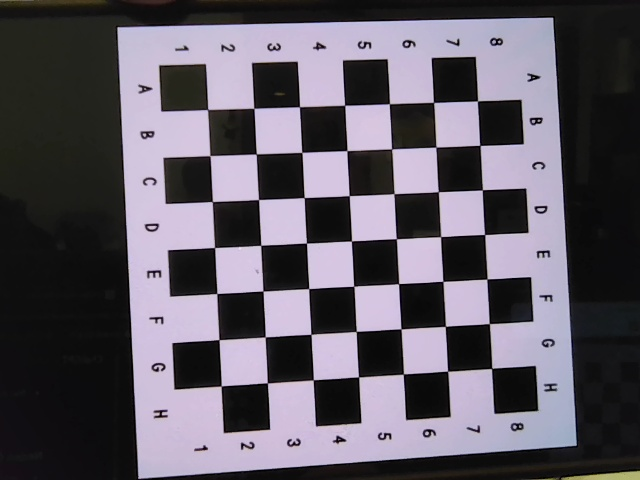
#> input picture calibration_images/img_00.jpg, 640 x 480 px; its folder holds 4 pictures in this run
$ python calibration.py
#> lines starting #> are read from the running program, lines starting #| are printed output that depends on the picture; after the words box and inside, x2 and y2 are one past the last pixel; in counts of white or black regions, pixels touching at a corner belong together
import cv2
import numpy as np
import glob

checkerboard_size = (7, 6)

objp = np.zeros((checkerboard_size[0]*checkerboard_size[1], 3), np.float32)
objp[:, :2] = np.mgrid[0:checkerboard_size[0], 0:checkerboard_size[1]].T.reshape(-1, 2)

objpoints = []
imgpoints = []

images = glob.glob('calibration_images/*.jpg')

img_shape = None

for fname in images:
    img = cv2.imread(fname)
#> img is the input picture: shape (480, 640, 3); mean B, G, R 99.4, 89.2, 94.4
    gray = cv2.cvtColor(img, cv2.COLOR_BGR2GRAY)
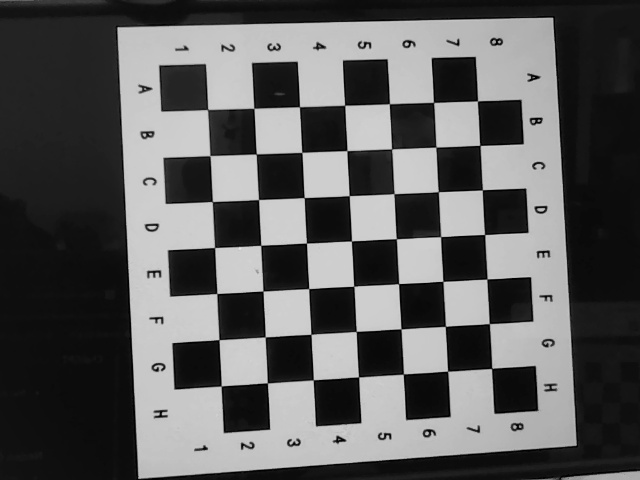
#> gray: shape (480, 640); min 0, max 231, mean 91.9

    if img_shape is None:
        img_shape = gray.shape[::-1]
#> img_shape = (640, 480)

    ret, corners = cv2.findChessboardCorners(gray, checkerboard_size, None)
#> ret = False; corners = None

    if ret:
        objpoints.append(objp)
        imgpoints.append(corners)

        cv2.drawChessboardCorners(img, checkerboard_size, corners, ret)
        cv2.imshow('img', img)
        cv2.waitKey(1000)
#> pass 2 of the loop `for fname in images:`:
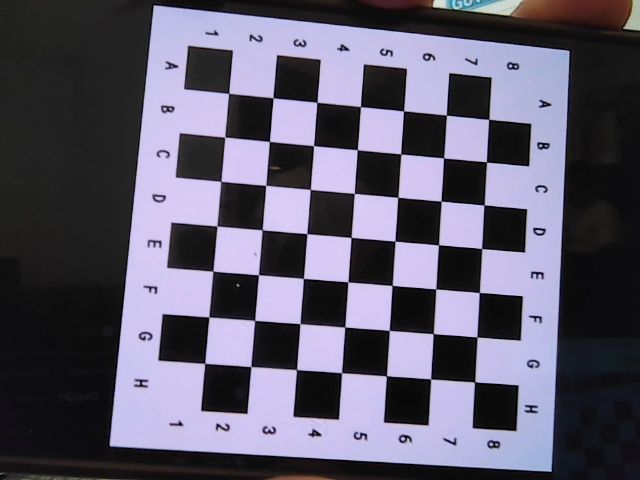
#> input picture calibration_images/img_01.jpg, 640 x 480 px
#> img is the input picture: shape (480, 640, 3); mean B, G, R 107.6, 90.2, 93.6
#> `gray = cv2.cvtColor(img, cv2.COLOR_BGR2GRAY)`:
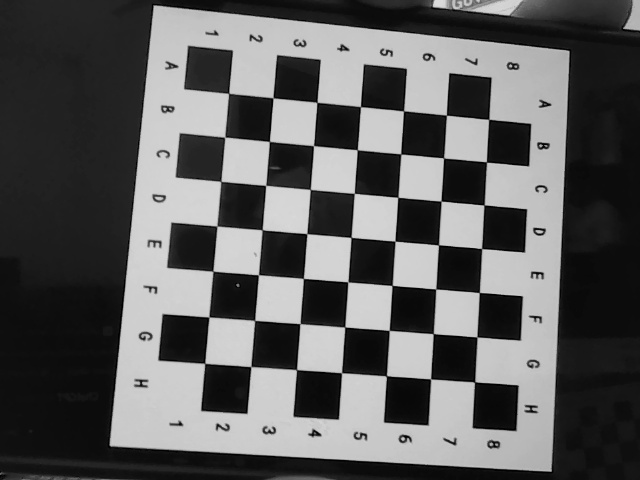
#> gray: shape (480, 640); min 0, max 221, mean 93.2
#> pass 3 of the loop `for fname in images:`:
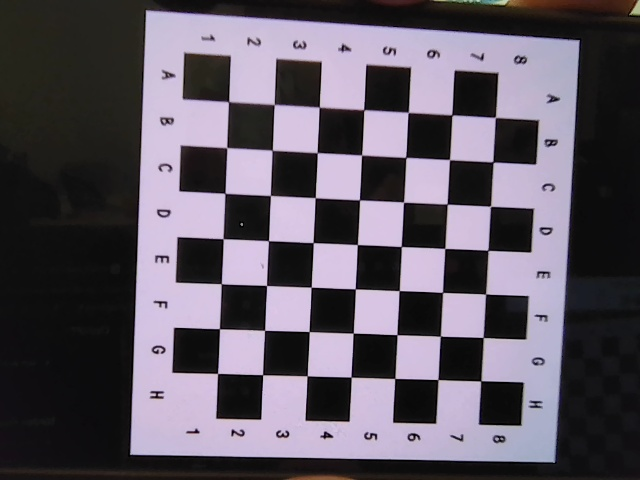
#> input picture calibration_images/img_02.jpg, 640 x 480 px
#> img is the input picture: shape (480, 640, 3); mean B, G, R 97.9, 86.8, 93.6
#> `gray = cv2.cvtColor(img, cv2.COLOR_BGR2GRAY)`:
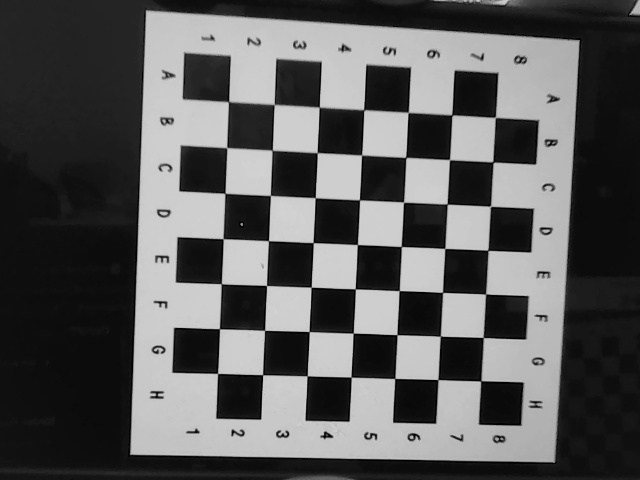
#> gray: shape (480, 640); min 0, max 213, mean 90.1
#> ret = True; corners = 42 rows, first 8: [451.8, 115.1], [450.3, 160.3], [447.4, 203.6], [444.9, 248.5], [442.2, 292.3], [440.6, 336.5], [437.9, 379.3], [408.2, 112.5]
#> `cv2.drawChessboardCorners(img, checkerboard_size, corners, ret)`:
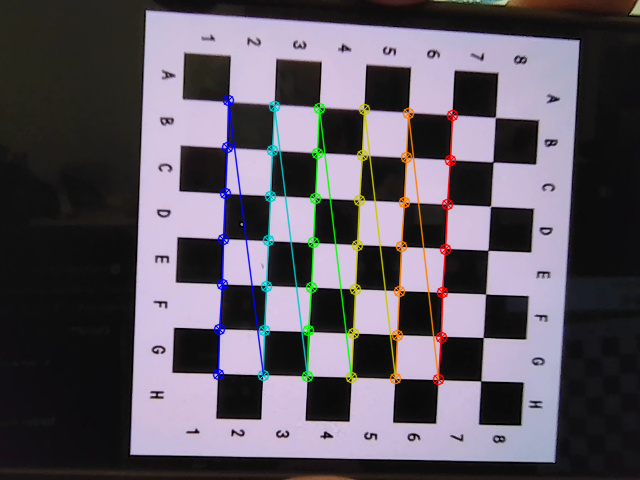
#> img: shape (480, 640, 3); 3.98% of pixels changed, all inside (x1, y1, x2, y2) = (212, 94, 459, 386)
#> the loop made 4 passes; the first 3 are shown

cv2.destroyAllWindows()

ret, camera_matrix, dist_coeffs, rvecs, tvecs = cv2.calibrateCamera(objpoints, imgpoints, img_shape, None, None)

print("Kamera matrisi:\n", camera_matrix)
print("Distorsiyon katsayıları:\n", dist_coeffs)

np.save("camera_matrix.npy", camera_matrix)
np.save("dist_coeffs.npy", dist_coeffs)
